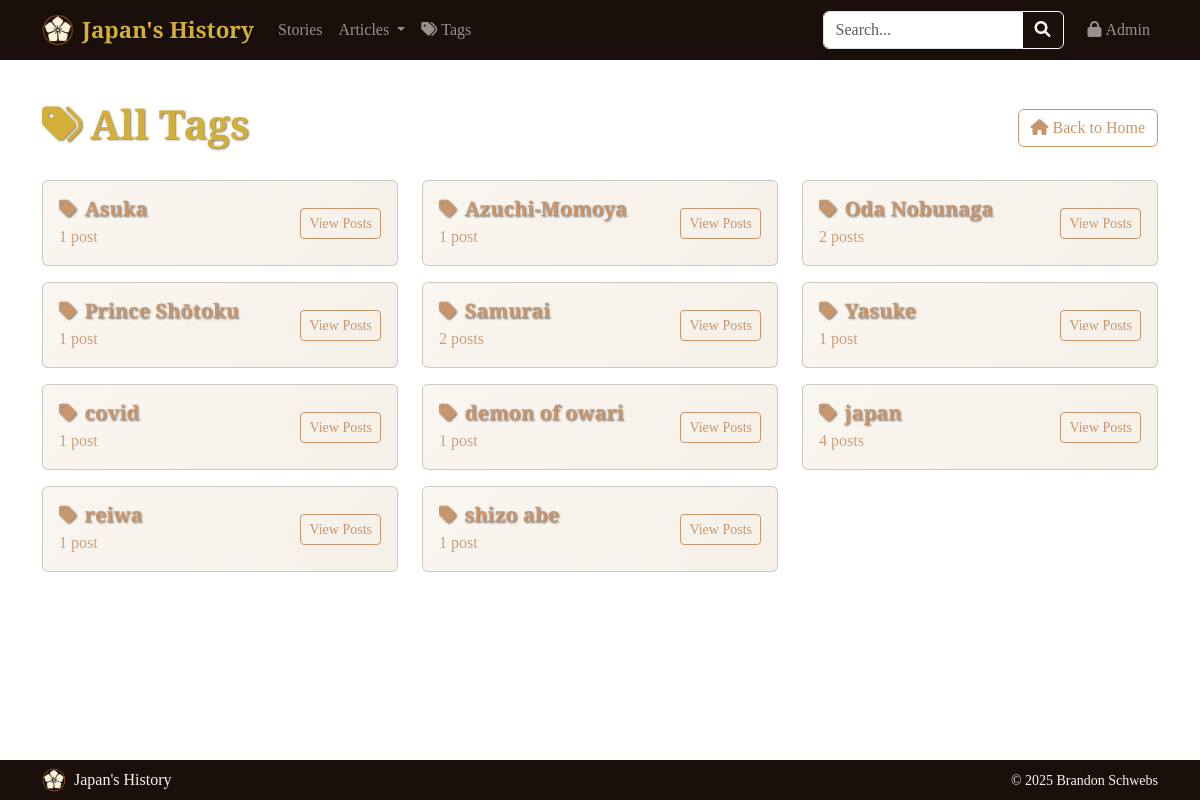
The app's page /tags, older data.
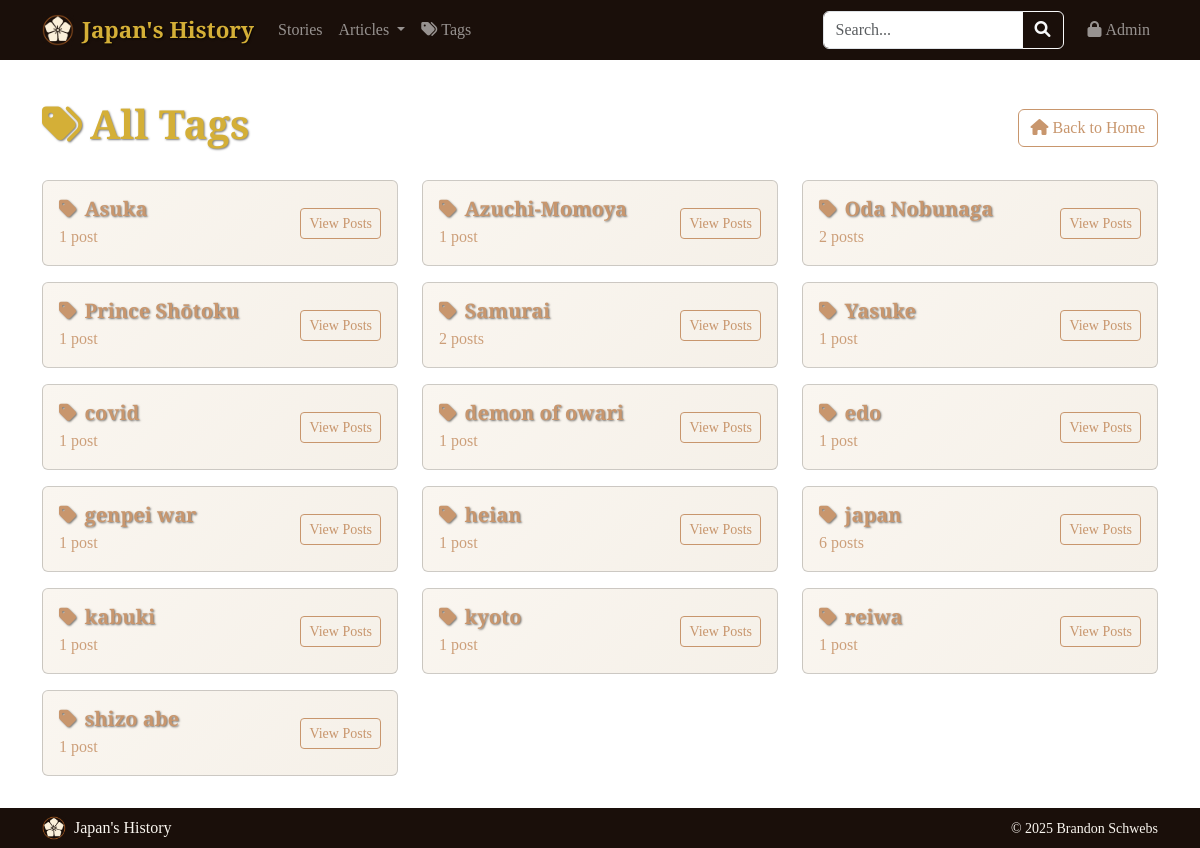
The same page, newer data.
### tables this page shows
CREATE TABLE tags (
                id INTEGER PRIMARY KEY AUTOINCREMENT,
                name TEXT UNIQUE NOT NULL,
                slug TEXT UNIQUE NOT NULL,
                created_at TIMESTAMP DEFAULT CURRENT_TIMESTAMP
            );

### routes/search.py (the view)
@search.route('/tags')
def all_tags():
    tags = TagModel.get_all_tags()
    return render_template('search/tags.html', tags=tags)

### forms.py
class SearchForm(FlaskForm):
    query = StringField('Search', validators=[Length(max=200)], render_kw={"placeholder": "Search posts..."})
    submit = SubmitField('Search')

### models.py (called while the page is built)
def get_db():
    db = getattr(g, '_database', None)
    if db is None:
        db = g._database = sqlite3.connect(current_app.config['DATABASE'])
        db.row_factory = sqlite3.Row
    return db

    @staticmethod
    def get_all_tags():
        db = get_db()
        return db.execute('''
            SELECT t.*, COUNT(pt.post_id) as post_count
            FROM tags t
            LEFT JOIN post_tags pt ON t.id = pt.tag_id
            GROUP BY t.id
            ORDER BY t.name
        ''').fetchall()

    @staticmethod
    def get_all_categories():
        db = get_db()
        return db.execute('''
            SELECT c.*, COUNT(p.id) as post_count
            FROM categories c
            LEFT JOIN posts p ON c.id = p.category_id AND p.post_type = 'article'
            GROUP BY c.id
            ORDER BY c.name
        ''').fetchall()

### routes/search.py (called while the page is built)
@search.app_context_processor
def inject_search_form():
    return {'search_form': SearchForm(), 'is_admin_logged_in': is_admin_logged_in()}

### templates/search/tags.html (shortened to what this page needs)
{% extends "base.html" %}
{% block content %}
<div class="row">
    <div class="col-12">
        <div class="d-flex justify-content-between align-items-center mb-4">
            <h1><i class="fas fa-tags me-2"></i>All Tags</h1>
            <a href="{{ url_for('main.index') }}" class="btn btn-outline-secondary">
                <i class="fas fa-home me-1"></i>Back to Home
            </a>
        </div>
        {% if tags %}
            <div class="row">
                {% for tag in tags %}
                <div class="col-md-6 col-lg-4 mb-3">
                    <div class="card h-100">
                        <div class="card-body d-flex justify-content-between align-items-center">
                            <div>
                                <h5 class="card-title mb-1">
                                    <a href="{{ url_for('search.posts_by_tag', slug=tag.slug) }}"
                                       class="text-decoration-none"
                                       style="color: var(--accent-copper) !important;">
                                        <i class="fas fa-tag me-2"></i>{{ tag.name }}
                                    </a>
                                </h5>
                                <p class="card-text text-muted mb-0">
                                    {{ tag.post_count }} post{{ 's' if tag.post_count != 1 else '' }}
                                </p>
                            </div>
                            <a href="{{ url_for('search.posts_by_tag', slug=tag.slug) }}"
                               class="btn btn-outline-primary btn-sm">
                                View Posts
                            </a>
                        </div>
                    </div>
                </div>
                {% endfor %}
            </div>
        {% endif %}
    </div>
</div>
{% endblock %}

Row changes from the older to the newer data that the page shows:
added tags: name "edo", post_count "1"
added tags: name "genpei war", post_count "1"
added tags: name "heian", post_count "1"
computed for tags "japan": post_count "4" → "6"
added tags: name "kabuki", post_count "1"
added tags: name "kyoto", post_count "1"
